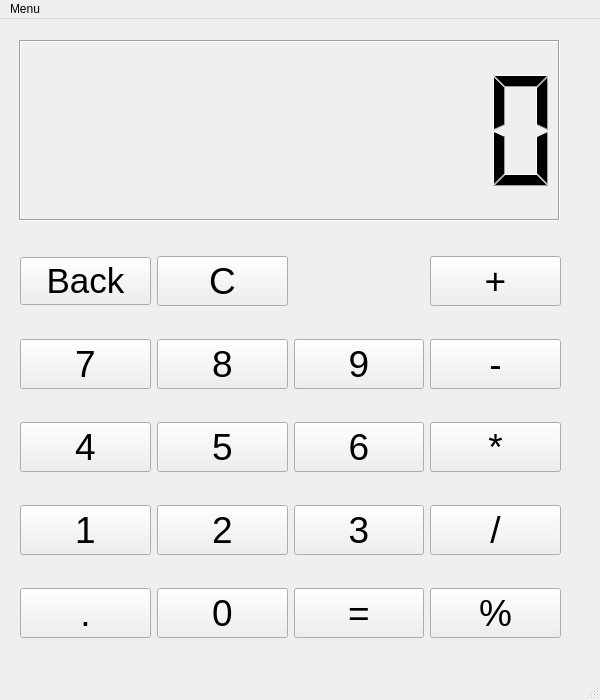
<?xml version="1.0" encoding="UTF-8"?>
<ui version="4.0">
 <class>MainWindow</class>
 <widget class="QMainWindow" name="MainWindow">
  <property name="geometry">
   <rect>
    <x>0</x>
    <y>0</y>
    <width>600</width>
    <height>700</height>
   </rect>
  </property>
  <property name="minimumSize">
   <size>
    <width>600</width>
    <height>700</height>
   </size>
  </property>
  <property name="maximumSize">
   <size>
    <width>600</width>
    <height>700</height>
   </size>
  </property>
  <property name="windowTitle">
   <string>Kalkulator</string>
  </property>
  <property name="windowIcon">
   <iconset>
    <normaloff>build/Desktop_Qt_6_8_3_MinGW_64_bit-Debug/Icon/kalkulator.ico</normaloff>build/Desktop_Qt_6_8_3_MinGW_64_bit-Debug/Icon/kalkulator.ico</iconset>
  </property>
  <property name="autoFillBackground">
   <bool>false</bool>
  </property>
  <widget class="QWidget" name="centralwidget">
   <widget class="QWidget" name="gridLayoutWidget">
    <property name="geometry">
     <rect>
      <x>20</x>
      <y>210</y>
      <width>541</width>
      <height>441</height>
     </rect>
    </property>
    <layout class="QGridLayout" name="gridLayout">
     <item row="2" column="3">
      <widget class="QPushButton" name="pMnozenie">
       <property name="font">
        <font>
         <pointsize>28</pointsize>
        </font>
       </property>
       <property name="text">
        <string>*</string>
       </property>
      </widget>
     </item>
     <item row="2" column="0">
      <widget class="QPushButton" name="p4">
       <property name="font">
        <font>
         <pointsize>28</pointsize>
        </font>
       </property>
       <property name="text">
        <string>4</string>
       </property>
      </widget>
     </item>
     <item row="4" column="3">
      <widget class="QPushButton" name="pDziel">
       <property name="font">
        <font>
         <pointsize>28</pointsize>
        </font>
       </property>
       <property name="text">
        <string>/</string>
       </property>
      </widget>
     </item>
     <item row="5" column="1">
      <widget class="QPushButton" name="p0">
       <property name="font">
        <font>
         <pointsize>28</pointsize>
        </font>
       </property>
       <property name="text">
        <string>0</string>
       </property>
      </widget>
     </item>
     <item row="5" column="0">
      <widget class="QPushButton" name="pKropka">
       <property name="font">
        <font>
         <pointsize>28</pointsize>
        </font>
       </property>
       <property name="text">
        <string>.</string>
       </property>
      </widget>
     </item>
     <item row="0" column="0">
      <widget class="QPushButton" name="pBack">
       <property name="font">
        <font>
         <pointsize>26</pointsize>
        </font>
       </property>
       <property name="text">
        <string>Back</string>
       </property>
      </widget>
     </item>
     <item row="1" column="1">
      <widget class="QPushButton" name="p8">
       <property name="font">
        <font>
         <pointsize>28</pointsize>
        </font>
       </property>
       <property name="text">
        <string>8</string>
       </property>
      </widget>
     </item>
     <item row="4" column="2">
      <widget class="QPushButton" name="p3">
       <property name="font">
        <font>
         <pointsize>28</pointsize>
        </font>
       </property>
       <property name="text">
        <string>3</string>
       </property>
      </widget>
     </item>
     <item row="2" column="2">
      <widget class="QPushButton" name="p6">
       <property name="font">
        <font>
         <pointsize>28</pointsize>
        </font>
       </property>
       <property name="text">
        <string>6</string>
       </property>
      </widget>
     </item>
     <item row="0" column="1">
      <widget class="QPushButton" name="pClear">
       <property name="font">
        <font>
         <pointsize>28</pointsize>
        </font>
       </property>
       <property name="text">
        <string>C</string>
       </property>
      </widget>
     </item>
     <item row="0" column="3">
      <widget class="QPushButton" name="pPlus">
       <property name="font">
        <font>
         <pointsize>28</pointsize>
        </font>
       </property>
       <property name="text">
        <string>+</string>
       </property>
      </widget>
     </item>
     <item row="5" column="2">
      <widget class="QPushButton" name="pWynik">
       <property name="font">
        <font>
         <pointsize>28</pointsize>
        </font>
       </property>
       <property name="text">
        <string>=</string>
       </property>
      </widget>
     </item>
     <item row="5" column="3">
      <widget class="QPushButton" name="pModulo">
       <property name="font">
        <font>
         <pointsize>28</pointsize>
        </font>
       </property>
       <property name="text">
        <string>%</string>
       </property>
      </widget>
     </item>
     <item row="1" column="2">
      <widget class="QPushButton" name="p9">
       <property name="font">
        <font>
         <pointsize>28</pointsize>
        </font>
       </property>
       <property name="text">
        <string>9</string>
       </property>
       <property name="iconSize">
        <size>
         <width>20</width>
         <height>20</height>
        </size>
       </property>
      </widget>
     </item>
     <item row="4" column="1">
      <widget class="QPushButton" name="p2">
       <property name="font">
        <font>
         <pointsize>28</pointsize>
        </font>
       </property>
       <property name="text">
        <string>2</string>
       </property>
      </widget>
     </item>
     <item row="1" column="3">
      <widget class="QPushButton" name="pMinus">
       <property name="font">
        <font>
         <pointsize>28</pointsize>
        </font>
       </property>
       <property name="text">
        <string>-</string>
       </property>
      </widget>
     </item>
     <item row="4" column="0">
      <widget class="QPushButton" name="p1">
       <property name="font">
        <font>
         <pointsize>28</pointsize>
        </font>
       </property>
       <property name="text">
        <string>1</string>
       </property>
      </widget>
     </item>
     <item row="1" column="0">
      <widget class="QPushButton" name="p7">
       <property name="font">
        <font>
         <pointsize>28</pointsize>
        </font>
       </property>
       <property name="text">
        <string>7</string>
       </property>
      </widget>
     </item>
     <item row="2" column="1">
      <widget class="QPushButton" name="p5">
       <property name="font">
        <font>
         <pointsize>28</pointsize>
        </font>
       </property>
       <property name="text">
        <string>5</string>
       </property>
      </widget>
     </item>
    </layout>
   </widget>
   <widget class="QLCDNumber" name="wyswietlacz">
    <property name="geometry">
     <rect>
      <x>19</x>
      <y>21</y>
      <width>541</width>
      <height>181</height>
     </rect>
    </property>
    <property name="frameShadow">
     <enum>QFrame::Shadow::Sunken</enum>
    </property>
    <property name="smallDecimalPoint">
     <bool>false</bool>
    </property>
    <property name="digitCount">
     <number>8</number>
    </property>
    <property name="mode">
     <enum>QLCDNumber::Mode::Dec</enum>
    </property>
    <property name="segmentStyle">
     <enum>QLCDNumber::SegmentStyle::Filled</enum>
    </property>
   </widget>
  </widget>
  <widget class="QStatusBar" name="statusbar"/>
  <widget class="QMenuBar" name="menubar">
   <property name="geometry">
    <rect>
     <x>0</x>
     <y>0</y>
     <width>600</width>
     <height>25</height>
    </rect>
   </property>
   <widget class="QMenu" name="menuTryb">
    <property name="title">
     <string>Menu</string>
    </property>
    <addaction name="actionKonwersje_baz"/>
    <addaction name="actionO_Autorze"/>
   </widget>
   <addaction name="menuTryb"/>
  </widget>
  <action name="actionKonwersje_baz">
   <property name="text">
    <string>Konwersje baz</string>
   </property>
  </action>
  <action name="actionO_Autorze">
   <property name="text">
    <string>O Autorze</string>
   </property>
  </action>
 </widget>
 <resources/>
 <connections/>
 <slots>
  <slot>system()</slot>
 </slots>
</ui>
